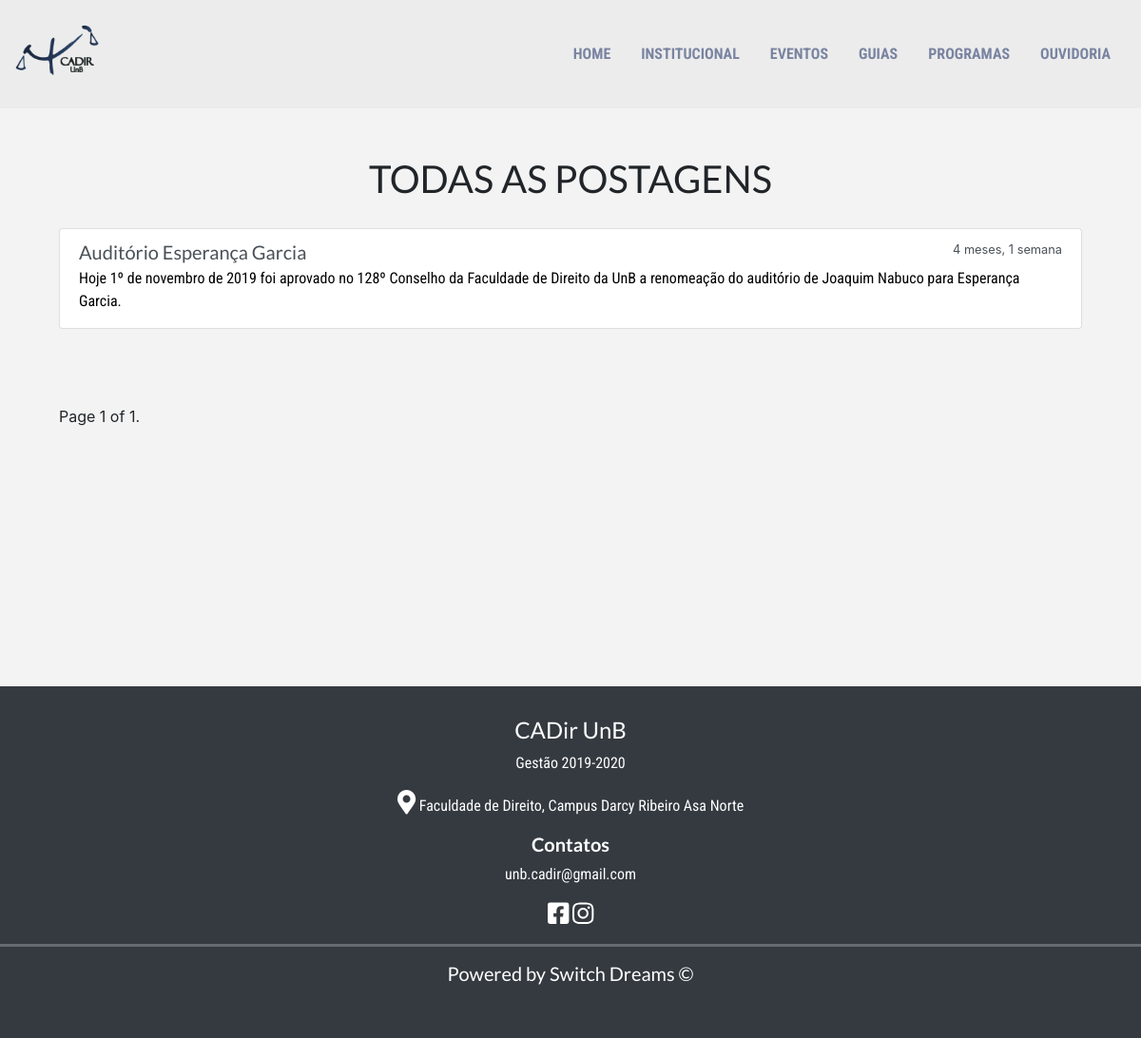
Page /institucional/postagens on the committed database.
### institucional/models.py (models this page shows, shortened)
class Postagem(models.Model):
    nome = models.CharField('Nome', max_length=60, unique=True)
    desc = models.CharField('Descrição', max_length=300, help_text="Descrição abreviada(até 300 caracteres)")
    text = models.TextField('Postagem')
    created_at = models.DateTimeField('created at', auto_now_add=True)
    updated_at = models.DateTimeField('updated at', auto_now=True)
    class Meta:
        verbose_name = "Postagem"
        verbose_name_plural = "Postagens"

### institucional/views.py (the view)
# urls.py: path('postagens', views.postagens_index, name='postagens_index'),
def postagens_index(request):
    template_name = 'postagens_index.html'
    postagem_list = Postagem.objects.order_by('-created_at')
    paginator = Paginator(postagem_list, 10)
    page = request.GET.get('page')
    postagens = paginator.get_page(page)
    context = {
        "Postagens": postagens,
        "Hoje": timezone.now()
    }
    return render(request, template_name, context)

### institucional/templates/postagens_index.html (shortened to what this page needs)
{% extends 'base.html' %}
{% load tz %}
{% block content %}
    <div class="container padding">
        <div class="jumbotron">
            <h1 class="text-center">Todas as postagens</h1>
            <div class="list-group">
                {% for postagem in Postagens %}
                    <a href="{% url 'institucional:postagem_show' pk=postagem.nome %}"
                       class="list-group-item list-group-item-action flex-column align-items-start">
                        <div class="d-flex w-100 justify-content-between">
                            <h5 class="mb-1">{{ postagem.nome }}</h5>
                            <small>{{ postagem.created_at|timesince:Hoje }} </small>
                        </div>
                        <p class="mb-1"> {{ postagem.desc }}</p>
                    </a>
                {% endfor %}
            </div>
            <div class="pagination padding text-center">
                <span class="step-links">
                    <span class="current">
                        Page {{ Postagens.number }} of {{ Postagens.paginator.num_pages }}.
                    </span>
                </span>
            </div>
        </div>
    </div>
{% endblock %}

### static/css/main_page.css (style rules this page uses)
:root { --cadir-blue-faded: #3c5a8c; --cadir-blue: #001652; --bg-white: #f3f3f3; --bg-white-nav: #ececec; }
p { font-family: 'Roboto Condensed', sans-serif; color: black; }
h1, h2, h3, h4, h5, h6 { font-family: 'Lato', sans-serif; }
.padding { padding: 80px 0; }

### static/css/programas.css (style rules this page uses)
:root { --cadir-blue-faded: #3c5a8c; --cadir-blue: #001652; --bg-white: #f3f3f3; --bg-white-nav : #ececec; }
h1 { padding: 20px 0; text-transform: uppercase; }
.jumbotron { background-color:var(--bg-white); }

### static/css/eventos.css (style rules this page uses)
:root { --cadir-blue-faded: #3c5a8c; --cadir-blue: #001652; --bg-white: #f3f3f3; --bg-white-nav: #ececec; }

### static/css/templates.css (style rules this page uses)
:root { --cadir-blue-faded: #0016527c; --cadir-blue: #001652; --bg-white: #f3f3f3; --bg-white-nav : #ececec; }
html, body { height: 100%; width: 100%; margin: 0; padding: 0; background-color: var(--bg-white); }
body { position: relative; }

### static/css/guias.css (style rules this page uses)
:root { --cadir-blue: #001652; }

### rows in the picture
Postagem: nome "Auditório Esperança Garcia", created_at "4 meses, 1 semana", desc "Hoje 1º de novembro de 2019 foi aprovado no 128º Conselho da Faculdade de Direito da UnB a renomeação do auditório de Joaquim Nabuco para Esperança Garcia."

### other values in the picture
{{ Postagens.number }} "1"
{{ Postagens.paginator.num_pages }} "1"
